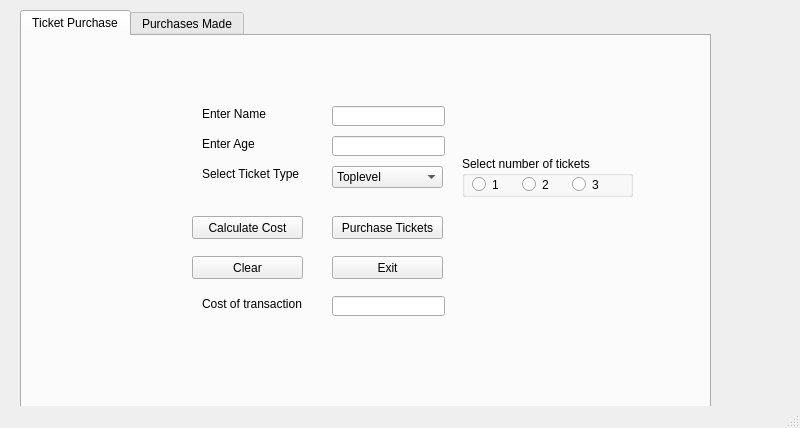
<?xml version="1.0" encoding="UTF-8"?>
<ui version="4.0">
 <class>ticketPurchase</class>
 <widget class="QMainWindow" name="ticketPurchase">
  <property name="geometry">
   <rect>
    <x>0</x>
    <y>0</y>
    <width>800</width>
    <height>428</height>
   </rect>
  </property>
  <property name="font">
   <font>
    <family>Arial</family>
    <pointsize>9</pointsize>
   </font>
  </property>
  <property name="windowTitle">
   <string>TicketPurchase</string>
  </property>
  <widget class="QWidget" name="centralwidget">
   <widget class="QTabWidget" name="tbTicketPurchase">
    <property name="geometry">
     <rect>
      <x>20</x>
      <y>10</y>
      <width>691</width>
      <height>481</height>
     </rect>
    </property>
    <property name="currentIndex">
     <number>0</number>
    </property>
    <widget class="QWidget" name="ticketPurchase">
     <attribute name="title">
      <string>Ticket Purchase</string>
     </attribute>
     <widget class="QLabel" name="lblName">
      <property name="geometry">
       <rect>
        <x>180</x>
        <y>70</y>
        <width>81</width>
        <height>16</height>
       </rect>
      </property>
      <property name="text">
       <string>Enter Name</string>
      </property>
     </widget>
     <widget class="QLineEdit" name="txtName">
      <property name="geometry">
       <rect>
        <x>310</x>
        <y>70</y>
        <width>113</width>
        <height>20</height>
       </rect>
      </property>
     </widget>
     <widget class="QLabel" name="lblAge">
      <property name="geometry">
       <rect>
        <x>180</x>
        <y>100</y>
        <width>71</width>
        <height>16</height>
       </rect>
      </property>
      <property name="text">
       <string>Enter Age</string>
      </property>
     </widget>
     <widget class="QLineEdit" name="txtAge">
      <property name="geometry">
       <rect>
        <x>310</x>
        <y>100</y>
        <width>113</width>
        <height>20</height>
       </rect>
      </property>
     </widget>
     <widget class="QLabel" name="lblTicketType">
      <property name="geometry">
       <rect>
        <x>180</x>
        <y>130</y>
        <width>121</width>
        <height>16</height>
       </rect>
      </property>
      <property name="text">
       <string>Select Ticket Type</string>
      </property>
     </widget>
     <widget class="QComboBox" name="cmbTicketType">
      <property name="geometry">
       <rect>
        <x>310</x>
        <y>130</y>
        <width>111</width>
        <height>22</height>
       </rect>
      </property>
      <item>
       <property name="text">
        <string>Toplevel</string>
       </property>
      </item>
      <item>
       <property name="text">
        <string>Midlevel</string>
       </property>
      </item>
      <item>
       <property name="text">
        <string>Courtside</string>
       </property>
      </item>
     </widget>
     <widget class="QGroupBox" name="grpNumberOfTickets">
      <property name="geometry">
       <rect>
        <x>440</x>
        <y>120</y>
        <width>171</width>
        <height>41</height>
       </rect>
      </property>
      <property name="title">
       <string>Select number of tickets</string>
      </property>
      <widget class="QRadioButton" name="rd1">
       <property name="geometry">
        <rect>
         <x>10</x>
         <y>20</y>
         <width>41</width>
         <height>17</height>
        </rect>
       </property>
       <property name="text">
        <string>1</string>
       </property>
      </widget>
      <widget class="QRadioButton" name="rd2">
       <property name="geometry">
        <rect>
         <x>60</x>
         <y>20</y>
         <width>41</width>
         <height>17</height>
        </rect>
       </property>
       <property name="text">
        <string>2</string>
       </property>
      </widget>
      <widget class="QRadioButton" name="rd3">
       <property name="geometry">
        <rect>
         <x>110</x>
         <y>20</y>
         <width>41</width>
         <height>17</height>
        </rect>
       </property>
       <property name="text">
        <string>3</string>
       </property>
      </widget>
     </widget>
     <widget class="QPushButton" name="btnCost">
      <property name="geometry">
       <rect>
        <x>170</x>
        <y>180</y>
        <width>111</width>
        <height>23</height>
       </rect>
      </property>
      <property name="text">
       <string>Calculate Cost</string>
      </property>
     </widget>
     <widget class="QPushButton" name="btnPurchase">
      <property name="geometry">
       <rect>
        <x>310</x>
        <y>180</y>
        <width>111</width>
        <height>23</height>
       </rect>
      </property>
      <property name="text">
       <string>Purchase Tickets</string>
      </property>
     </widget>
     <widget class="QPushButton" name="btnClear">
      <property name="geometry">
       <rect>
        <x>170</x>
        <y>220</y>
        <width>111</width>
        <height>23</height>
       </rect>
      </property>
      <property name="text">
       <string>Clear</string>
      </property>
     </widget>
     <widget class="QPushButton" name="btnExit">
      <property name="geometry">
       <rect>
        <x>310</x>
        <y>220</y>
        <width>111</width>
        <height>23</height>
       </rect>
      </property>
      <property name="text">
       <string>Exit</string>
      </property>
     </widget>
     <widget class="QLabel" name="lblCost">
      <property name="geometry">
       <rect>
        <x>180</x>
        <y>260</y>
        <width>111</width>
        <height>16</height>
       </rect>
      </property>
      <property name="text">
       <string>Cost of transaction</string>
      </property>
     </widget>
     <widget class="QLineEdit" name="txtCost">
      <property name="geometry">
       <rect>
        <x>310</x>
        <y>260</y>
        <width>113</width>
        <height>20</height>
       </rect>
      </property>
      <property name="readOnly">
       <bool>true</bool>
      </property>
     </widget>
    </widget>
    <widget class="QWidget" name="purchasesMade">
     <attribute name="title">
      <string>Purchases Made</string>
     </attribute>
     <widget class="QListWidget" name="lstPurchases">
      <property name="geometry">
       <rect>
        <x>20</x>
        <y>70</y>
        <width>641</width>
        <height>271</height>
       </rect>
      </property>
     </widget>
     <widget class="QLabel" name="lblPurchases">
      <property name="geometry">
       <rect>
        <x>30</x>
        <y>50</y>
        <width>151</width>
        <height>16</height>
       </rect>
      </property>
      <property name="text">
       <string>List of pervious purchases</string>
      </property>
     </widget>
    </widget>
   </widget>
  </widget>
  <widget class="QMenuBar" name="menubar">
   <property name="geometry">
    <rect>
     <x>0</x>
     <y>0</y>
     <width>800</width>
     <height>21</height>
    </rect>
   </property>
  </widget>
  <widget class="QStatusBar" name="statusbar"/>
 </widget>
 <resources/>
 <connections/>
</ui>
